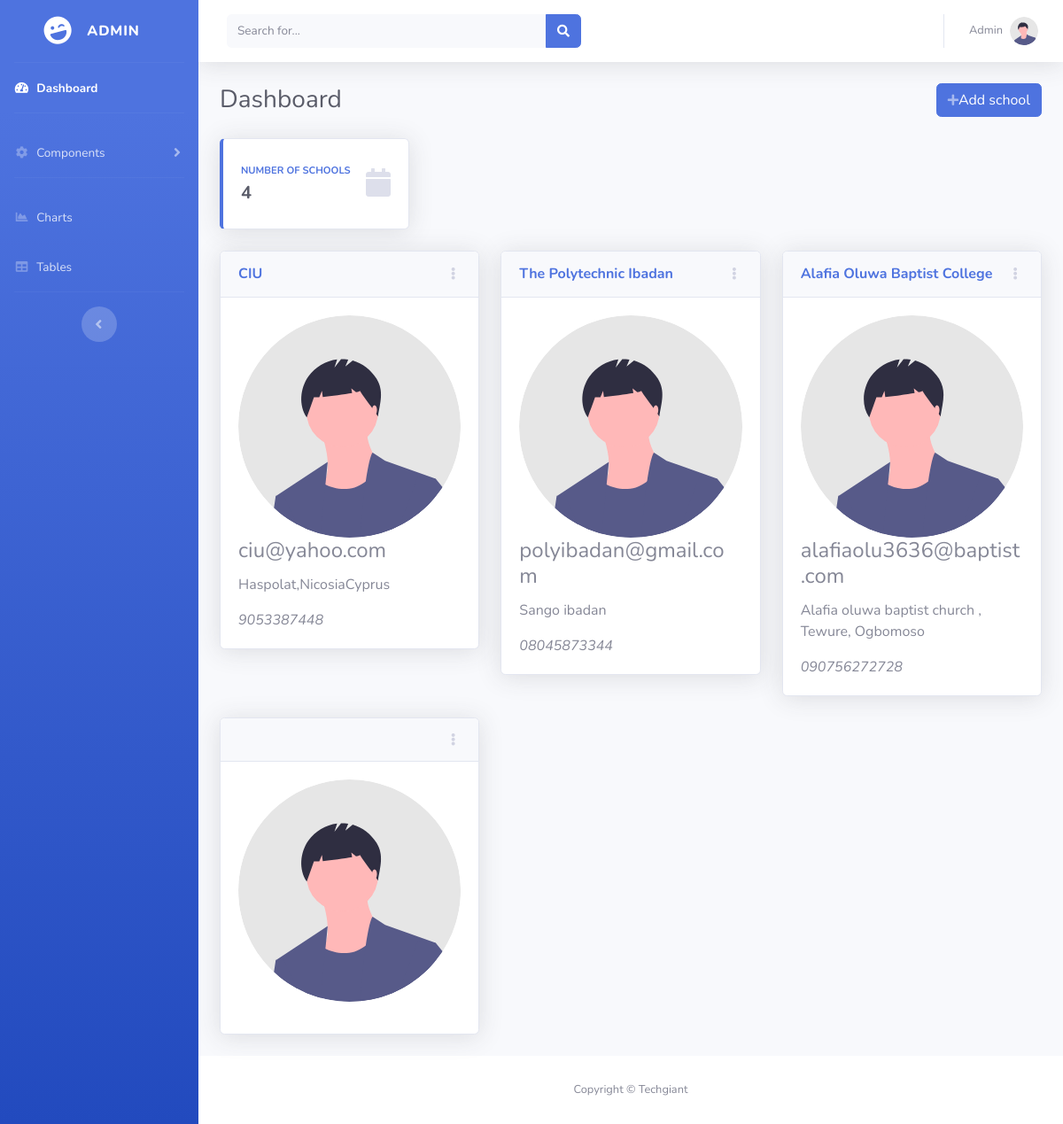
The app's page /superadmin/admin_dashboard.php with its own data.
### tables this page shows
CREATE TABLE `schools` (
  `school_id` int(11) NOT NULL,
  `school_name` varchar(500) NOT NULL,
  `password` varchar(200) NOT NULL,
  `date` timestamp NOT NULL DEFAULT current_timestamp(),
  `email` varchar(300) NOT NULL,
  `phone` varchar(100) NOT NULL,
  `address` varchar(200) NOT NULL
);

### superadmin/admin_dashboard.php (the view, shortened to what this page needs)
<?php
require_once "../engine/database.php";
?>
<!DOCTYPE html>
<html lang="en">
<head>
    <link href="../vendor/fontawesome-free/css/all.min.css" rel="stylesheet" type="text/css">
          <link href="https://cdn.jsdelivr.net/npm/bootstrap@5.2.2/dist/css/bootstrap.min.css" rel="stylesheet">
    <link href="../css/sb-admin-2.min.css" rel="stylesheet">
</head>
<body id="page-top">
    <div id="wrapper">
        <ul class="navbar-nav bg-gradient-primary sidebar sidebar-dark accordion" id="accordionSidebar">
            <a class="sidebar-brand d-flex align-items-center justify-content-center" href="index.html">
                <div class="sidebar-brand-icon rotate-n-15">
                    <i class="fas fa-laugh-wink"></i>
                </div>
                <div class="sidebar-brand-text mx-3"> Admin <sup></sup></div>
            </a>
            <hr class="sidebar-divider my-0">
            <li class="nav-item active">
                <a class="nav-link" href="#">
                    <i class="fas fa-fw fa-tachometer-alt"></i>
                    <span>Dashboard</span></a>
            </li>
            <hr class="sidebar-divider">
            <li class="nav-item">
                <a class="nav-link collapsed" href="#" data-toggle="collapse" data-target="#collapseTwo"
                    aria-expanded="true" aria-controls="collapseTwo">
                    <i class="fas fa-fw fa-cog"></i>
                    <span>Components</span>
                </a>
            </li>
            <hr class="sidebar-divider">
            <li class="nav-item">
                <a class="nav-link" href="charts.html">
                    <i class="fas fa-fw fa-chart-area"></i>
                    <span>Charts</span></a>
            </li>
            <li class="nav-item">
                <a class="nav-link" href="tables.html">
                    <i class="fas fa-fw fa-table"></i>
                    <span>Tables</span></a>
            </li>
            <hr class="sidebar-divider d-none d-md-block">
            <div class="text-center d-none d-md-inline">
                <button class="rounded-circle border-0" id="sidebarToggle"></button>
            </div>
        </ul>
        <div id="content-wrapper" class="d-flex flex-column">
            <div id="content">
                <nav class="navbar navbar-expand navbar-light bg-white topbar mb-4 static-top shadow">
                    <form
                        class="d-none d-sm-inline-block form-inline mr-auto ml-md-3 my-2 my-md-0 mw-100 navbar-search">
                        <div class="input-group">
                            <input type="text" class="form-control bg-light border-0 small" placeholder="Search for..."
                                aria-label="Search" aria-describedby="basic-addon2">
                            <div class="input-group-append">
                                <button class="btn btn-primary" type="button">
                                    <i class="fas fa-search fa-sm"></i>
                                </button>
                            </div>
                        </div>
                    </form>
                    <ul class="navbar-nav ml-auto">
                        <li class="nav-item dropdown no-arrow mx-1">
                            <a class="nav-link dropdown-toggle" href="#" id="alertsDropdown" role="button"
                                data-toggle="dropdown" aria-haspopup="true" aria-expanded="false">
                            </a>
                        </li>
                        <li class="nav-item dropdown no-arrow mx-1">
                            <a class="nav-link dropdown-toggle" href="#" id="messagesDropdown" role="button"
                                data-toggle="dropdown" aria-haspopup="true" aria-expanded="false">
                            </a>
                        </li>
                        <li class="nav-item dropdown no-arrow">
                            <a class="nav-link dropdown-toggle" href="#" id="userDropdown" role="button"
                                data-toggle="dropdown" aria-haspopup="true" aria-expanded="false">
                                <span class="mr-2 d-none d-lg-inline text-gray-600 small">Admin</span>
                                <img class="img-profile rounded-circle"
                                    src="../img/undraw_profile.svg">
                            </a>
                        </li>
                    </ul>
                </nav>
                <div class="container-fluid">
                    <div class="d-sm-flex align-items-center justify-content-between mb-4">
                        <h1 class="h3 mb-0 text-gray-800">Dashboard</h1>
<button type="button" class="btn btn-primary" data-bs-toggle="modal" data-bs-target="#exampleModal" data-bs-whatever="@getbootstrap">
    <i class="fas fa-plus fa-sm text-white-50"></i>Add school</button>
</div>
                    <div class="row">
                        <?php
                              $sql= "SELECT * FROM schools";
                              $results = $conn->query($sql);
                              $rows = $results->num_rows;
                          ?>
                        <div class="col-xl-3 col-md-6 mb-4">
                            <div class="card border-left-primary shadow h-100 py-2">
                                <div class="card-body">
                                    <div class="row no-gutters align-items-center">
                                        <div class="col mr-2">
                                            <div class="text-xs font-weight-bold text-primary text-uppercase mb-1">
                                                Number of schools</div>
                                            <div class="h5 mb-0 font-weight-bold text-gray-800"><?php echo $rows;?></div>
                                        </div>
                                        <div class="col-auto">
                                            <i class="fas fa-calendar fa-2x text-gray-300"></i>
                                        </div>
                                    </div>
                                </div>
                            </div>
                        </div>
                    </div>
                    <div class="row">
                          <?php
                             $sql= "SELECT * FROM schools";
                              $result = $conn->query($sql);
                        if (mysqli_num_rows($result) > 0) {
                      while($row = mysqli_fetch_assoc($result)) {
                       $schoolname= $row["school_name"];
                       $schoolemail= $row["email"];
                       $schooladdress=$row["address"];
                       $schoolnumber=$row["phone"];
                   ?>
                        <div class="col-xl-4 col-lg-5">
                            <div class="card shadow mb-4">
                                <div
                                    class="card-header py-3 d-flex flex-row align-items-center justify-content-between">
                                    <h6 class="m-0 font-weight-bold text-primary">
                                        <?php echo $schoolname ?></h6>
                                    <div class="dropdown no-arrow">
                                        <a class="dropdown-toggle" href="#" role="button" id="dropdownMenuLink"
                                            data-toggle="dropdown" aria-haspopup="true" aria-expanded="false">
                                            <i class="fas fa-ellipsis-v fa-sm fa-fw text-gray-400"></i>
                                        </a>
                                    </div>
                                </div>
                              <div class="card-body">
                                        <img class="../img-profile rounded-circle"
                                    src="../img/undraw_profile.svg">
                                        <h4 class="card-title"><?php echo $schoolemail ?></h4>
                                             <p class="card-text"><?php echo $schooladdress ?></p>
                                             <i class="card-text"><?php echo $schoolnumber ?></i>
                                </div>
                            </div>
                        </div>
                         <?php
                    }
                }else{
                }
                ?>
                    </div>
                </div>
            </div>
            <footer class="sticky-footer bg-white">
                <div class="container my-auto">
                    <div class="copyright text-center my-auto">
                        <span>Copyright &copy; Techgiant</span>
                    </div>
                </div>
            </footer>
        </div>
    </div>
</body>
</html>

### records on screen
schools: school_name "CIU", email "ciu@yahoo.com", address "Haspolat,NicosiaCyprus", phone "9053387448"
schools: school_name "The Polytechnic Ibadan", email "polyibadan@gmail.com", address "Sango ibadan", phone "08045873344"
schools: school_name "Alafia Oluwa Baptist College", email "alafiaolu3636@baptist.com", address "Alafia oluwa baptist church , Tewure, Ogbomoso", phone "090756272728"

### other values on screen
$rows "4"
